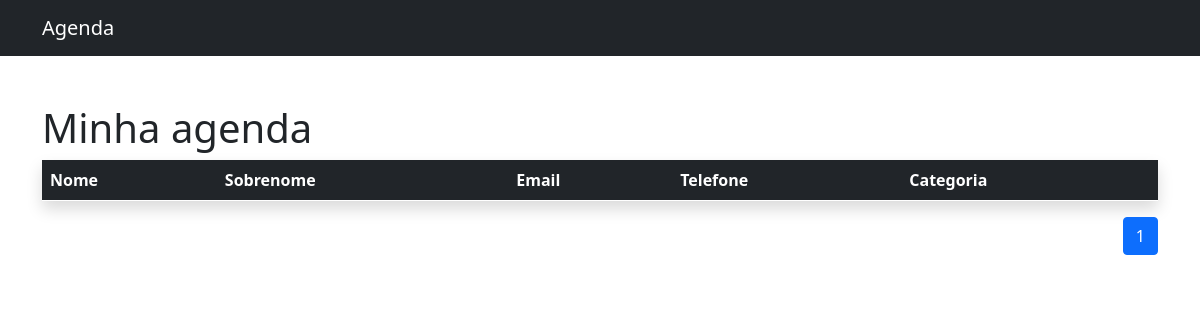
The app's page /, older data.
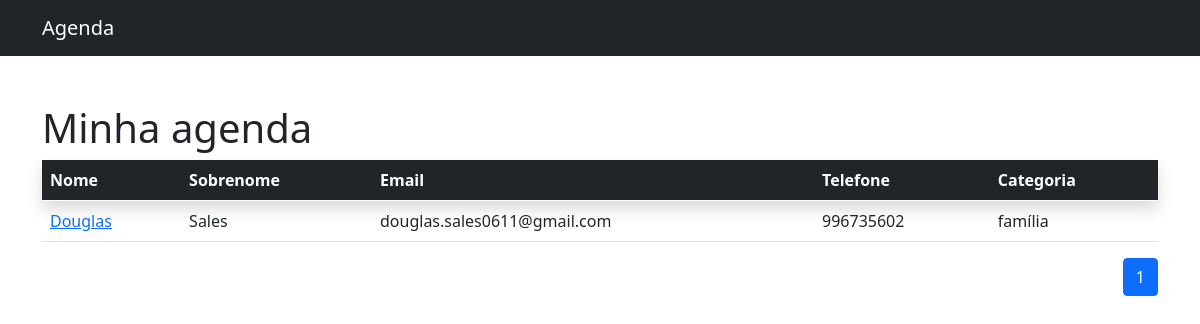
The same page, newer data.
### agenda/models.py (models this page shows, shortened)
class Contact(models.Model):
    first_name = models.CharField(max_length=60)
    last_name = models.CharField(max_length=60, blank=True)
    telephone = models.CharField(max_length=20)
    email = models.CharField(max_length=255, blank=True)
    created_in = models.DateTimeField(default=timezone.now)
    description = models.TextField(blank=True)
    category = models.ForeignKey(
        Category, on_delete=models.SET_NULL, null=True)

class Category(models.Model):
    name = models.CharField(max_length=60)
    def __str__(self):
        return self.name

### agenda/views.py (the view)
# urls.py: path('', views.home, name='home'),
def home(request):
    contacts = Contact.objects.all().order_by('first_name')
    paginator = Paginator(contacts, 10)
    page_number = request.GET.get('page')
    page_obj = paginator.get_page(page_number)
    return render(request, 'agenda/pages/home.html', context={
        'contacts': page_obj
    })

### agenda/templates/agenda/pages/home.html (shortened to what this page needs)
{% extends 'global/base.html' %}
{% block content %}
{% include 'agenda/partials/_nav.html' %}
<div class="container">
    <div class="row">
        <div class="col-lg-12">
        <h1 class="mt-5">Minha agenda</h1>
        <table class="table table-hover">
            <thead>
                <tr class="table-dark shadow">
                    <th>Nome</th>
                    <th>Sobrenome</th>
                    <th>Email</th>
                    <th>Telefone</th>
                    <th>Categoria</th>
                </tr>
            </thead>
            <tbody>
            {% for contact in contacts %}
                <tr>
                    <td>
                        <a href="{% url 'agenda:contact' contact.id %}">{{ contact.first_name | title }}</a>
                    </td>
                    <td>{{ contact.last_name | title }}</td>
                    <td>{{ contact.email }}</td>
                    <td>{{ contact.telephone }}</td>
                    <td>{{ contact.category }}</td>
                </tr>
            {% endfor %}
            </tbody>
        </table>
        </div>
        {% include 'agenda/partials/_paginator.html' %}
    </div>
</div>
{% endblock content %}

Row changes from the older to the newer data that the page shows:
added Contact: first_name "Douglas", last_name "Sales", email "douglas.sales0611@gmail.com", telephone "996735602", category "família"
